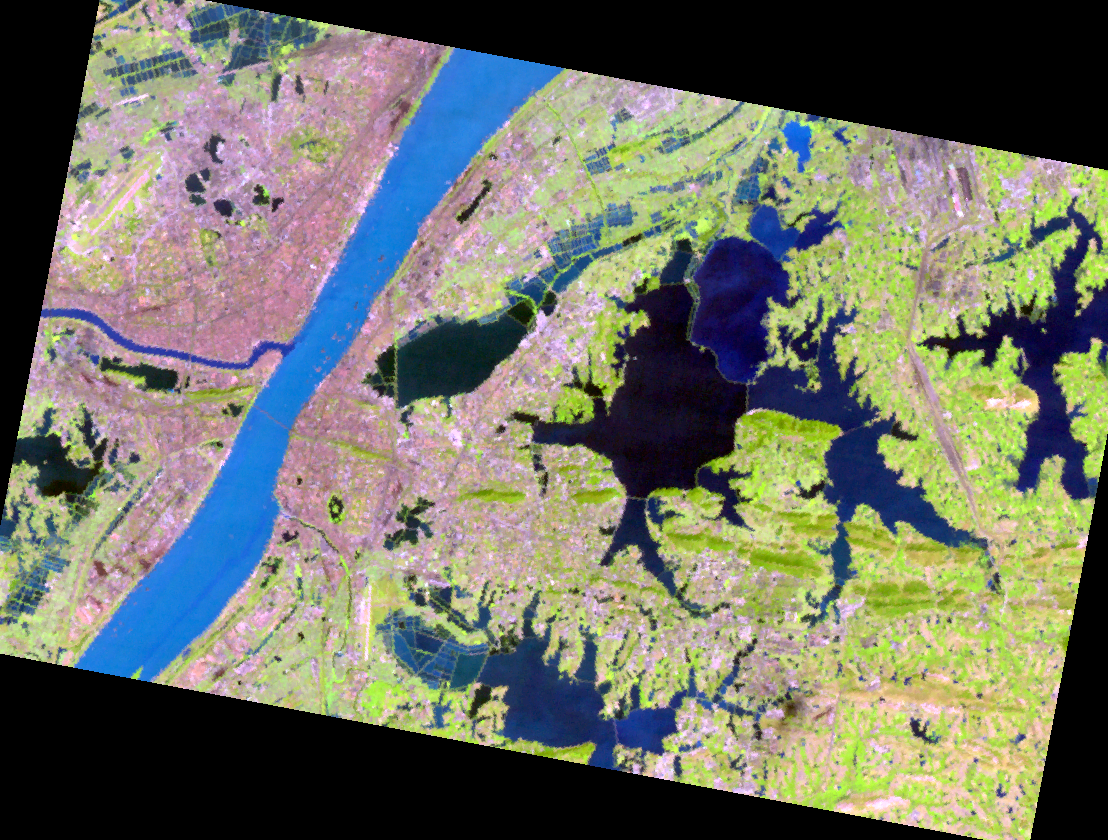
%> input picture homework3/img/武汉校正后影像.png, 1108 x 840 px
$ octave read_img.m   (GNU Octave 9; MATLAB toolbox functions it lacks are replaced by stand-ins)
%> lines starting %> are read from the running program, lines starting %| are printed output that depends on the picture
%% 预备工作
clc; % 清除命令行窗口
clear; % 清空工作区中的变量
format compact; % 紧凑格式输出
close all; % 关闭所有图形窗口

%% 读取图像
image = imread('武汉校正后影像.png');  % 图像文件名
%> image is the input picture: size 840x1108x3 uint8; mean R, G, B 112.7, 115.8, 102.8
% 如果是彩色图像，将其转换为灰度图像
if size(image, 3) == 3
    image = rgb2gray(image);
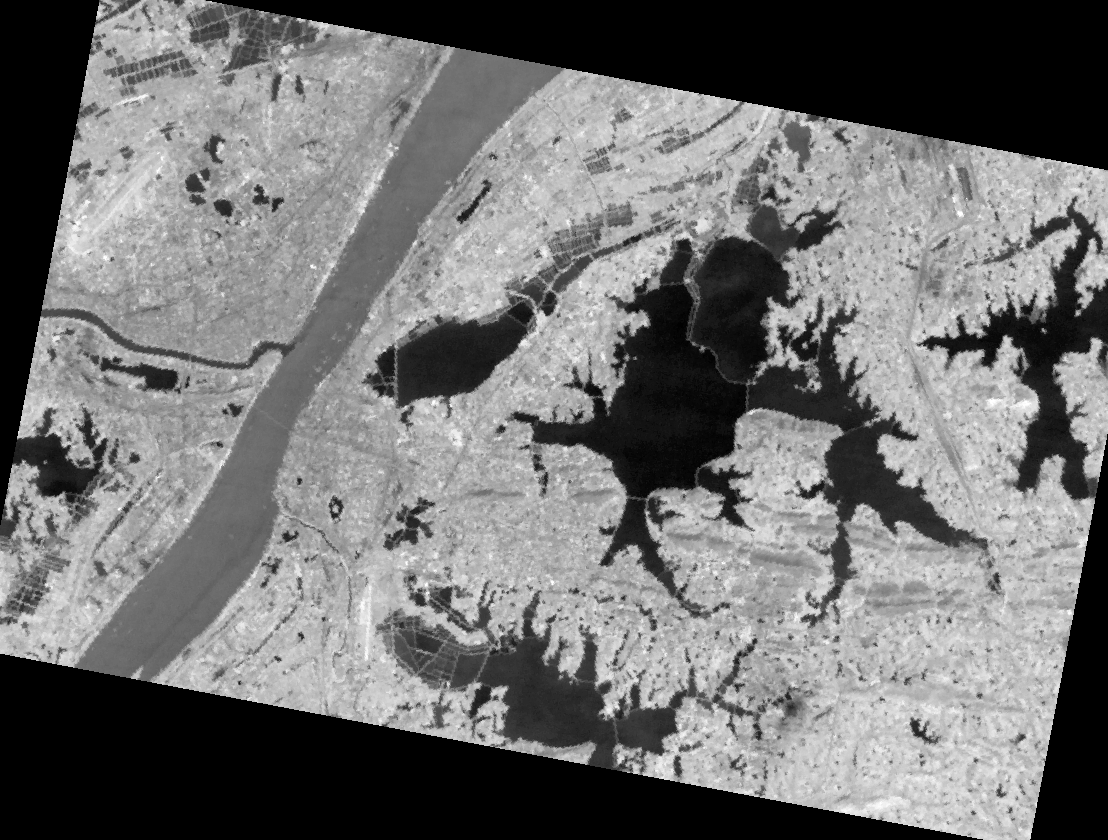
%> image: size 840x1108 uint8; min 0, max 255, mean 113.4
end
% 将图像数据写入CSV文件
writematrix(image, '武汉校正后影像.csv');  % 将数据写入 '.csv' 文件

image = imread('data/武汉参考影像.png');  % 图像文件名
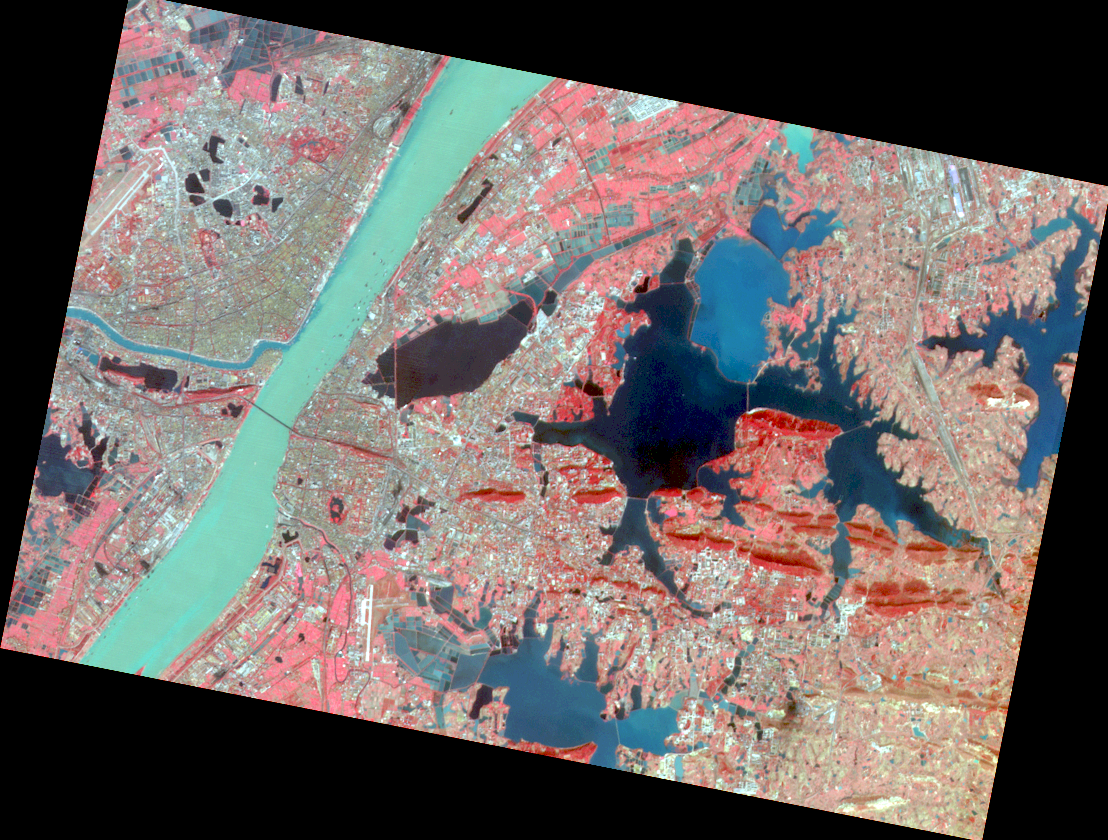
%> input picture homework3/img/武汉参考影像.png, 1108 x 840 px
%> image is the input picture: size 840x1108x3 uint8; mean R, G, B 111.5, 103.6, 101.5
% 如果是彩色图像，将其转换为灰度图像
if size(image, 3) == 3
    image = rgb2gray(image);
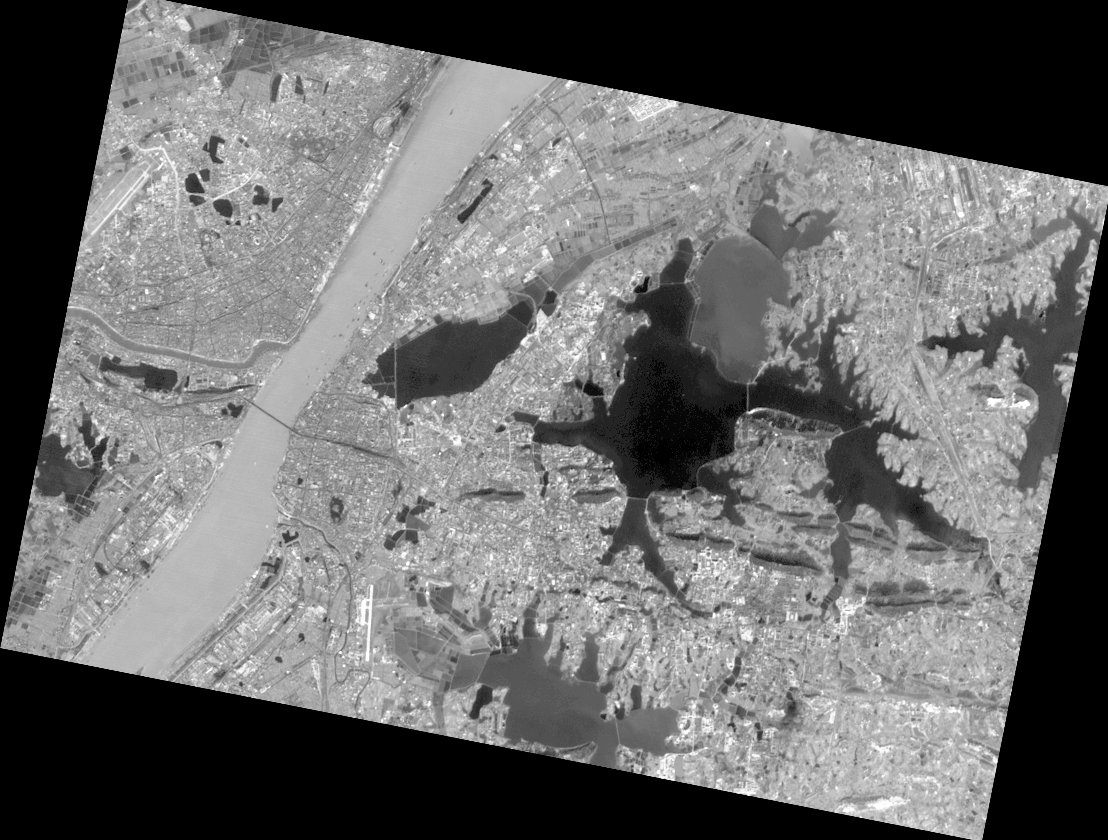
%> image: size 840x1108 uint8; min 0, max 255, mean 105.7
end
% 将图像数据写入CSV文件
writematrix(image, '武汉参考影像.csv');  % 将数据写入 '.csv' 文件
